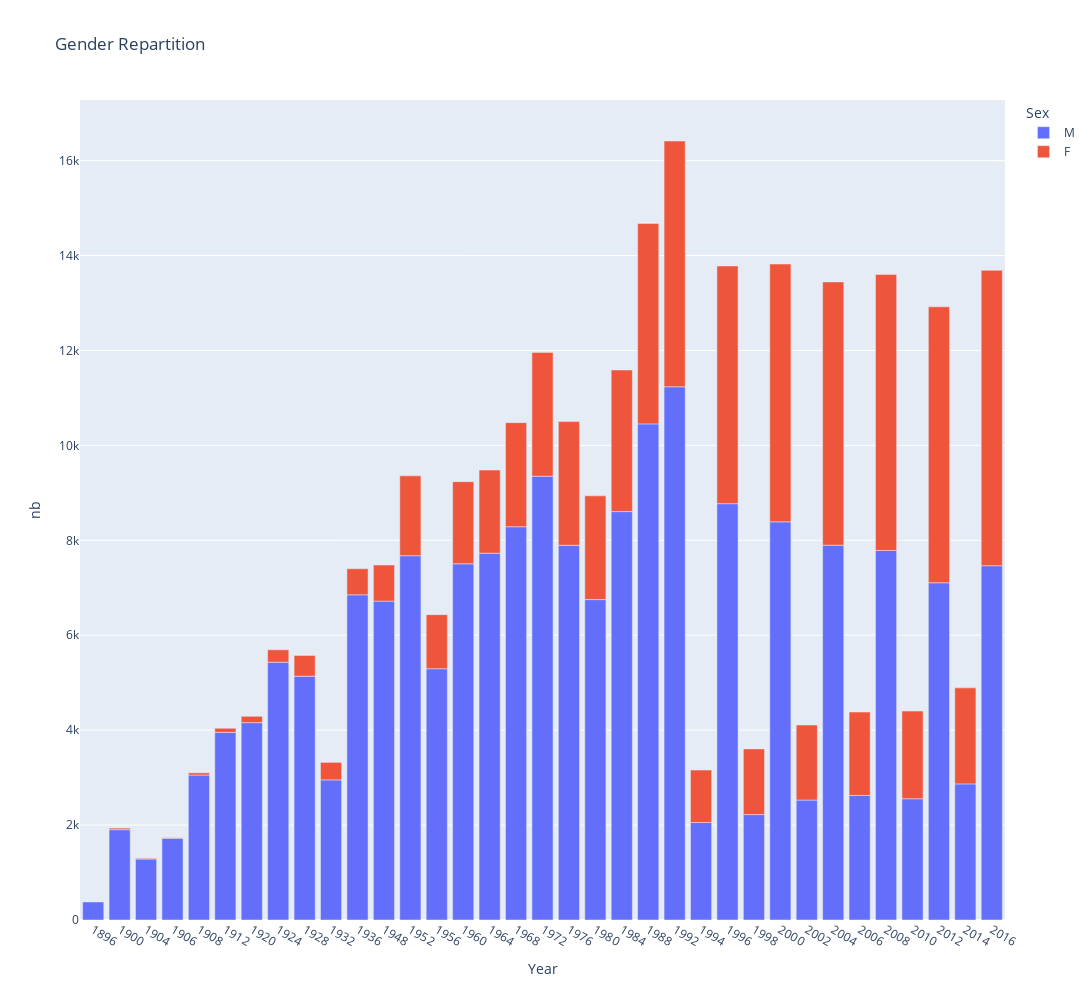

Here is the notebook cell this chart was saved with:
### Code cell
fig = px.bar(df2, x="Year", y="nb", color="Sex", title="Gender Repartition", width=1500, height=1000)
fig.update_xaxes(type="category")
fig

### Figure 1 — Plotly figure (JSON) as saved in the notebook; plotly's stock layout.template omitted (floating-point values rounded to 4 significant figures)
{"data": [{"alignmentgroup": "True", "hovertemplate": "Sex=M<br>Year=%{x}<br>nb=%{y}<extra></extra>", "legendgroup": "M", "marker": {"color": "#636efa", "pattern": {"shape": ""}}, "name": "M", "offsetgroup": "M", "orientation": "v", "showlegend": true, "textposition": "auto", "type": "bar", "x": [1896, 1900, 1904, 1906, 1908, 1912, 1920, 1924, 1928, 1932, 1936, 1948, 1952, 1956, 1960, 1964, 1968, 1972, 1976, 1980, 1984, 1988, 1992, 1994, 1996, 1998, 2000, 2002, 2004, 2006, 2008, 2010, 2012, 2014, 2016], "xaxis": "x", "y": [380, 1903, 1285, 1722, 3054, 3953, 4158, 5432, 5137, 2952, 6852, 6719, 7676, 5295, 7505, 7728, 8286, 9351, 7896, 6751, 8605, 10453, 11235, 2055, 8772, 2221, 8390, 2527, 7897, 2625, 7786, 2555, 7105, 2868, 7465], "yaxis": "y"}, {"alignmentgroup": "True", "hovertemplate": "Sex=F<br>Year=%{x}<br>nb=%{y}<extra></extra>", "legendgroup": "F", "marker": {"color": "#EF553B", "pattern": {"shape": ""}}, "name": "F", "offsetgroup": "F", "orientation": "v", "showlegend": true, "textposition": "auto", "type": "bar", "x": [1900, 1904, 1906, 1908, 1912, 1920, 1924, 1928, 1932, 1936, 1948, 1952, 1956, 1960, 1964, 1968, 1972, 1976, 1980, 1984, 1988, 1992, 1994, 1996, 1998, 2000, 2002, 2004, 2006, 2008, 2010, 2012, 2014, 2016], "xaxis": "x", "y": [33, 16, 11, 47, 87, 134, 261, 437, 369, 549, 761, 1682, 1139, 1730, 1752, 2193, 2608, 2606, 2186, 2983, 4223, 5178, 1105, 5008, 1384, 5431, 1582, 5546, 1757, 5816, 1847, 5815, 2023, 6223], "yaxis": "y"}], "layout": {"barmode": "relative", "height": 1000, "legend": {"title": {"text": "Sex"}, "tracegroupgap": 0}, "title": {"text": "Gender Repartition"}, "width": 1500, "xaxis": {"anchor": "y", "domain": [0, 1], "title": {"text": "Year"}, "type": "category"}, "yaxis": {"anchor": "x", "domain": [0, 1], "title": {"text": "nb"}}}}
